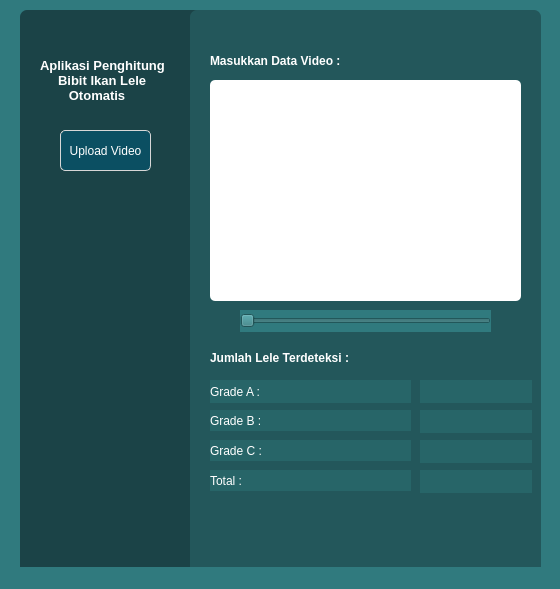
<?xml version="1.0" encoding="UTF-8"?>
<ui version="4.0">
 <class>MainWindow</class>
 <widget class="QMainWindow" name="MainWindow">
  <property name="geometry">
   <rect>
    <x>0</x>
    <y>0</y>
    <width>560</width>
    <height>589</height>
   </rect>
  </property>
  <property name="maximumSize">
   <size>
    <width>601</width>
    <height>689</height>
   </size>
  </property>
  <property name="windowTitle">
   <string>MainWindow</string>
  </property>
  <property name="autoFillBackground">
   <bool>false</bool>
  </property>
  <property name="styleSheet">
   <string notr="true">background-color: rgb(48, 122, 126)</string>
  </property>
  <widget class="QWidget" name="centralwidget">
   <widget class="QLabel" name="screen">
    <property name="geometry">
     <rect>
      <x>210</x>
      <y>80</y>
      <width>311</width>
      <height>221</height>
     </rect>
    </property>
    <property name="styleSheet">
     <string notr="true">background-color:#ffffff;border: 3px ; border-radius:5px;</string>
    </property>
    <property name="text">
     <string/>
    </property>
   </widget>
   <widget class="QLabel" name="label_8">
    <property name="geometry">
     <rect>
      <x>210</x>
      <y>50</y>
      <width>171</width>
      <height>21</height>
     </rect>
    </property>
    <property name="font">
     <font>
      <weight>75</weight>
      <bold>true</bold>
     </font>
    </property>
    <property name="styleSheet">
     <string notr="true">background-color:transparent;color:#ffffff;</string>
    </property>
    <property name="text">
     <string>Masukkan Data Video :</string>
    </property>
   </widget>
   <widget class="QLabel" name="title">
    <property name="geometry">
     <rect>
      <x>40</x>
      <y>50</y>
      <width>161</width>
      <height>61</height>
     </rect>
    </property>
    <property name="maximumSize">
     <size>
      <width>16777211</width>
      <height>16777215</height>
     </size>
    </property>
    <property name="font">
     <font>
      <pointsize>10</pointsize>
      <weight>75</weight>
      <bold>true</bold>
     </font>
    </property>
    <property name="styleSheet">
     <string notr="true">background-color:transparent;color:#ffffff;</string>
    </property>
    <property name="text">
     <string>Aplikasi Penghitung  
     Bibit Ikan Lele
        Otomatis</string>
    </property>
    <property name="textFormat">
     <enum>Qt::AutoText</enum>
    </property>
   </widget>
   <widget class="QPushButton" name="uploadVideo">
    <property name="geometry">
     <rect>
      <x>60</x>
      <y>130</y>
      <width>91</width>
      <height>41</height>
     </rect>
    </property>
    <property name="styleSheet">
     <string notr="true">QPushButton {   background:#0b4f62;
                                  border: 1px solid rgb(215,215,215);
                                   border-radius:5px;
                                   color:rgb(255,255,255);
                                  }
                                  
                                  QPushButton:hover{
								color:rgba(20,20,20,235);
								color:rgb(255,255,255);
                                 border:none;
								}
                            </string>
    </property>
    <property name="text">
     <string>Upload Video</string>
    </property>
   </widget>
   <widget class="QLabel" name="label_3">
    <property name="geometry">
     <rect>
      <x>210</x>
      <y>350</y>
      <width>151</width>
      <height>16</height>
     </rect>
    </property>
    <property name="font">
     <font>
      <weight>75</weight>
      <bold>true</bold>
     </font>
    </property>
    <property name="styleSheet">
     <string notr="true">color:#ffffff;background-color:transparent</string>
    </property>
    <property name="text">
     <string>Jumlah Lele Terdeteksi :</string>
    </property>
   </widget>
   <widget class="QLabel" name="label_11">
    <property name="geometry">
     <rect>
      <x>20</x>
      <y>10</y>
      <width>381</width>
      <height>571</height>
     </rect>
    </property>
    <property name="styleSheet">
     <string notr="true">background-color:#1b4347;border: 3px ; border-radius:7px;</string>
    </property>
    <property name="text">
     <string/>
    </property>
   </widget>
   <widget class="QLabel" name="label_18">
    <property name="geometry">
     <rect>
      <x>190</x>
      <y>10</y>
      <width>351</width>
      <height>571</height>
     </rect>
    </property>
    <property name="styleSheet">
     <string notr="true">background:#23575b;border: 3px ; border-radius:7px;</string>
    </property>
    <property name="text">
     <string/>
    </property>
   </widget>
   <widget class="Line" name="line_2">
    <property name="geometry">
     <rect>
      <x>30</x>
      <y>780</y>
      <width>744</width>
      <height>3</height>
     </rect>
    </property>
    <property name="orientation">
     <enum>Qt::Horizontal</enum>
    </property>
   </widget>
   <widget class="QLabel" name="GradeA">
    <property name="geometry">
     <rect>
      <x>210</x>
      <y>380</y>
      <width>201</width>
      <height>23</height>
     </rect>
    </property>
    <property name="sizePolicy">
     <sizepolicy hsizetype="MinimumExpanding" vsizetype="MinimumExpanding">
      <horstretch>0</horstretch>
      <verstretch>0</verstretch>
     </sizepolicy>
    </property>
    <property name="font">
     <font>
      <pointsize>9</pointsize>
      <weight>50</weight>
      <bold>false</bold>
     </font>
    </property>
    <property name="styleSheet">
     <string notr="true">background-color:#276568;color : rgb(255, 255, 255)</string>
    </property>
    <property name="text">
     <string>Grade A :</string>
    </property>
    <property name="alignment">
     <set>Qt::AlignLeading|Qt::AlignLeft|Qt::AlignVCenter</set>
    </property>
   </widget>
   <widget class="QLabel" name="TotalA">
    <property name="geometry">
     <rect>
      <x>420</x>
      <y>380</y>
      <width>112</width>
      <height>23</height>
     </rect>
    </property>
    <property name="sizePolicy">
     <sizepolicy hsizetype="MinimumExpanding" vsizetype="MinimumExpanding">
      <horstretch>0</horstretch>
      <verstretch>0</verstretch>
     </sizepolicy>
    </property>
    <property name="font">
     <font>
      <pointsize>8</pointsize>
     </font>
    </property>
    <property name="styleSheet">
     <string notr="true">background-color:#276568</string>
    </property>
    <property name="alignment">
     <set>Qt::AlignLeading|Qt::AlignLeft|Qt::AlignVCenter</set>
    </property>
   </widget>
   <widget class="QLabel" name="GradeB">
    <property name="geometry">
     <rect>
      <x>210</x>
      <y>410</y>
      <width>201</width>
      <height>21</height>
     </rect>
    </property>
    <property name="sizePolicy">
     <sizepolicy hsizetype="MinimumExpanding" vsizetype="MinimumExpanding">
      <horstretch>0</horstretch>
      <verstretch>0</verstretch>
     </sizepolicy>
    </property>
    <property name="font">
     <font>
      <pointsize>9</pointsize>
      <weight>50</weight>
      <bold>false</bold>
     </font>
    </property>
    <property name="styleSheet">
     <string notr="true">color : rgb(255, 255, 255);background-color:#276568</string>
    </property>
    <property name="text">
     <string>Grade B :</string>
    </property>
    <property name="alignment">
     <set>Qt::AlignLeading|Qt::AlignLeft|Qt::AlignVCenter</set>
    </property>
   </widget>
   <widget class="QLabel" name="GradeC">
    <property name="geometry">
     <rect>
      <x>210</x>
      <y>440</y>
      <width>201</width>
      <height>21</height>
     </rect>
    </property>
    <property name="sizePolicy">
     <sizepolicy hsizetype="MinimumExpanding" vsizetype="MinimumExpanding">
      <horstretch>0</horstretch>
      <verstretch>0</verstretch>
     </sizepolicy>
    </property>
    <property name="font">
     <font>
      <pointsize>9</pointsize>
      <weight>50</weight>
      <bold>false</bold>
     </font>
    </property>
    <property name="styleSheet">
     <string notr="true">color :#ffffff;background-color:#276568</string>
    </property>
    <property name="text">
     <string>Grade C :</string>
    </property>
    <property name="alignment">
     <set>Qt::AlignLeading|Qt::AlignLeft|Qt::AlignVCenter</set>
    </property>
   </widget>
   <widget class="QLabel" name="Total">
    <property name="geometry">
     <rect>
      <x>210</x>
      <y>470</y>
      <width>201</width>
      <height>21</height>
     </rect>
    </property>
    <property name="sizePolicy">
     <sizepolicy hsizetype="MinimumExpanding" vsizetype="MinimumExpanding">
      <horstretch>0</horstretch>
      <verstretch>0</verstretch>
     </sizepolicy>
    </property>
    <property name="font">
     <font>
      <pointsize>9</pointsize>
      <weight>50</weight>
      <bold>false</bold>
     </font>
    </property>
    <property name="styleSheet">
     <string notr="true">color :#ffffff;background-color:#276568</string>
    </property>
    <property name="text">
     <string>Total :</string>
    </property>
   </widget>
   <widget class="QLabel" name="TotalB">
    <property name="geometry">
     <rect>
      <x>420</x>
      <y>410</y>
      <width>112</width>
      <height>23</height>
     </rect>
    </property>
    <property name="sizePolicy">
     <sizepolicy hsizetype="MinimumExpanding" vsizetype="MinimumExpanding">
      <horstretch>0</horstretch>
      <verstretch>0</verstretch>
     </sizepolicy>
    </property>
    <property name="font">
     <font>
      <pointsize>8</pointsize>
     </font>
    </property>
    <property name="styleSheet">
     <string notr="true">background-color:#276568</string>
    </property>
    <property name="alignment">
     <set>Qt::AlignLeading|Qt::AlignLeft|Qt::AlignVCenter</set>
    </property>
   </widget>
   <widget class="QLabel" name="TotalC">
    <property name="geometry">
     <rect>
      <x>420</x>
      <y>440</y>
      <width>112</width>
      <height>23</height>
     </rect>
    </property>
    <property name="sizePolicy">
     <sizepolicy hsizetype="MinimumExpanding" vsizetype="MinimumExpanding">
      <horstretch>0</horstretch>
      <verstretch>0</verstretch>
     </sizepolicy>
    </property>
    <property name="font">
     <font>
      <pointsize>8</pointsize>
     </font>
    </property>
    <property name="styleSheet">
     <string notr="true">background-color:#276568</string>
    </property>
    <property name="alignment">
     <set>Qt::AlignLeading|Qt::AlignLeft|Qt::AlignVCenter</set>
    </property>
   </widget>
   <widget class="QLabel" name="Total_2">
    <property name="geometry">
     <rect>
      <x>420</x>
      <y>470</y>
      <width>112</width>
      <height>23</height>
     </rect>
    </property>
    <property name="sizePolicy">
     <sizepolicy hsizetype="MinimumExpanding" vsizetype="MinimumExpanding">
      <horstretch>0</horstretch>
      <verstretch>0</verstretch>
     </sizepolicy>
    </property>
    <property name="font">
     <font>
      <pointsize>8</pointsize>
     </font>
    </property>
    <property name="styleSheet">
     <string notr="true">background-color:#276568</string>
    </property>
    <property name="alignment">
     <set>Qt::AlignLeading|Qt::AlignLeft|Qt::AlignVCenter</set>
    </property>
   </widget>
   <widget class="QSlider" name="horizontalSlider">
    <property name="geometry">
     <rect>
      <x>240</x>
      <y>310</y>
      <width>251</width>
      <height>22</height>
     </rect>
    </property>
    <property name="orientation">
     <enum>Qt::Horizontal</enum>
    </property>
   </widget>
   <zorder>label_11</zorder>
   <zorder>label_18</zorder>
   <zorder>screen</zorder>
   <zorder>label_8</zorder>
   <zorder>title</zorder>
   <zorder>uploadVideo</zorder>
   <zorder>label_3</zorder>
   <zorder>line_2</zorder>
   <zorder>GradeA</zorder>
   <zorder>TotalA</zorder>
   <zorder>GradeB</zorder>
   <zorder>GradeC</zorder>
   <zorder>Total</zorder>
   <zorder>TotalB</zorder>
   <zorder>TotalC</zorder>
   <zorder>Total_2</zorder>
   <zorder>horizontalSlider</zorder>
  </widget>
  <widget class="QStatusBar" name="statusbar"/>
 </widget>
 <resources/>
 <connections/>
</ui>
